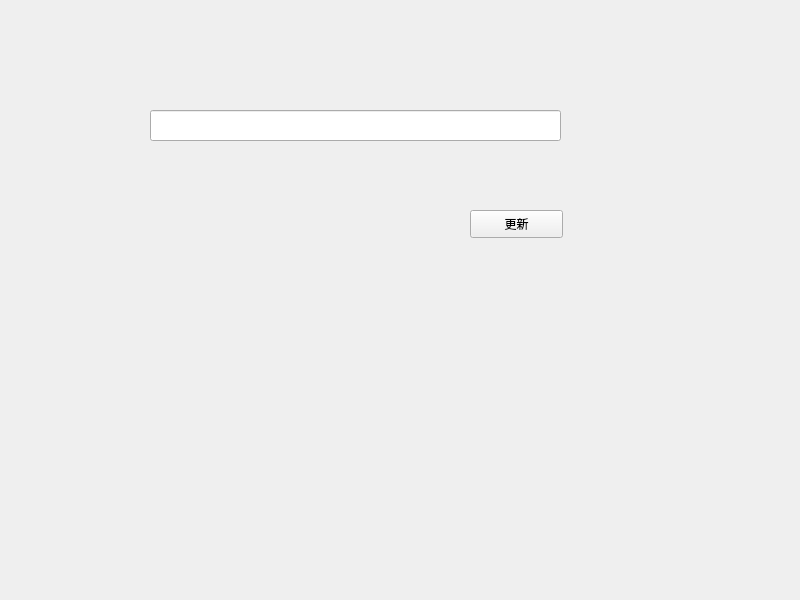
<?xml version="1.0" encoding="UTF-8"?>
<ui version="4.0">
 <class>Widget</class>
 <widget class="QWidget" name="Widget">
  <property name="geometry">
   <rect>
    <x>0</x>
    <y>0</y>
    <width>800</width>
    <height>600</height>
   </rect>
  </property>
  <property name="windowTitle">
   <string>Widget</string>
  </property>
  <widget class="QLineEdit" name="lineEdit">
   <property name="geometry">
    <rect>
     <x>150</x>
     <y>110</y>
     <width>411</width>
     <height>31</height>
    </rect>
   </property>
  </widget>
  <widget class="QPushButton" name="btnUpdate">
   <property name="geometry">
    <rect>
     <x>470</x>
     <y>210</y>
     <width>93</width>
     <height>28</height>
    </rect>
   </property>
   <property name="text">
    <string>更新</string>
   </property>
  </widget>
 </widget>
 <resources/>
 <connections/>
</ui>
